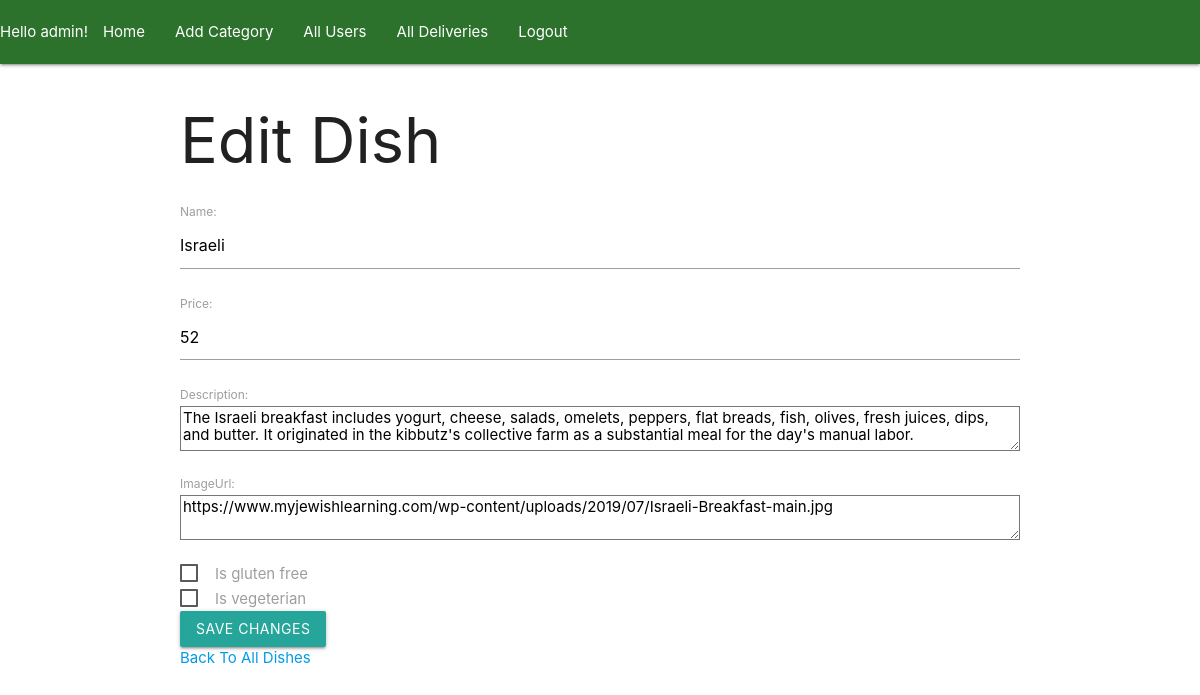
/edit_dish/3/ (signed in), run on the app's committed database.
### orders/models.py (models this page shows, shortened)
class User(AbstractUser):
    def __str__(self):
        return self.username

class Dish(models.Model):
    name = models.CharField(max_length=100, unique=True, blank=False)
    price = models.IntegerField(blank=False)
    description = models.TextField(blank=True)
    imageUrl = models.TextField(blank=True)
    is_gluten_free = models.BooleanField(blank=False, default=False)
    is_vegeterian = models.BooleanField(blank=False, default=False)
    category = models.ForeignKey(Category, on_delete=models.CASCADE, null=True, blank=True)

### manager/views.py (the view, shortened to what this page needs)
# urls.py: path('edit_dish/<int:id>/', views.edit_dish, name='edit_dish'),
@staff_member_required(login_url="all_categories")
def edit_dish(request, id):
    dish = Dish.objects.get(id=id)
    form = DishForm(instance=dish)
    return render(request, 'manager/edit_dish.html', {'form': form, 'dish': dish})

### manager/forms.py
class DishForm(forms.ModelForm):
    class Meta:
        model = Dish
        fields = ['name', 'price', 'description', 'imageUrl']

### manager/templates/manager/edit_dish.html (shortened to what this page needs)
{% extends 'base.html' %}
{% block content %}
  <h1>Edit Dish</h1>
  <form method="POST">
      {{ form.as_p }}
      <div>
        <label>
        <span>Is gluten free</span>
        </label>
      </div>
      <div>
        <label>
        <span>Is vegeterian</span>
        </label>
      </div>
      <button class="waves-effect waves-light btn" type="submit">Save Changes</button>
  </form>
  <a href="{% url 'show_category' id=dish.category.id %}">Back To All Dishes</a>
{% endblock %}

### templates/nav.html
<nav style="background-color: rgb(44, 114, 44);">
    <div class="nav-wrapper">
      <ul>
        {% if user.is_authenticated %}
          <li>Hello {{user.username}}!</a></li>
          <li><a href="{% url 'all_categories'%}">Home</a></li>
          {% if user.is_staff %}
            <li><a href="{% url 'add_category' %}">Add Category</a></li>
            <li><a href="{% url 'all_users' %}">All Users</a></li>
            <li><a href="{% url 'all_deliveries' %}">All Deliveries</a></li>
          {% else %}
          <li><a href="{% url 'update_user' id=user.id %}">Update Your Details</a></li>
          <li><a href="{% url 'show_cart' %}">Your Current Cart</a></li>
          <li><a href="{% url 'order_history' %}">Previous Orders</a></li>
          {% endif %}
          <li><a class="right" href="{% url 'logout_user' %}">Logout</a></li>
        {% else %}
          <li><a href="{% url 'signup_user' %}">Sign Up</a></li>
          <li><a href="{% url 'login_user' %}">Login</a></li>
        {% endif %}
      </ul>
    </div>
  </nav>

### data on the page
User: username "admin"
Dish: name "Israeli", price "52", description "The Israeli breakfast includes yogurt, cheese, salads, omelets, peppers, flat breads, fish, olives, fresh juices, dips, and butter. It originated in the kibbutz's collective farm as a substantial meal for the day's manual labor.", imageUrl "https://www.myjewishlearning.com/wp-content/uploads/2019/07/Israeli-Breakfast-main.jpg"
